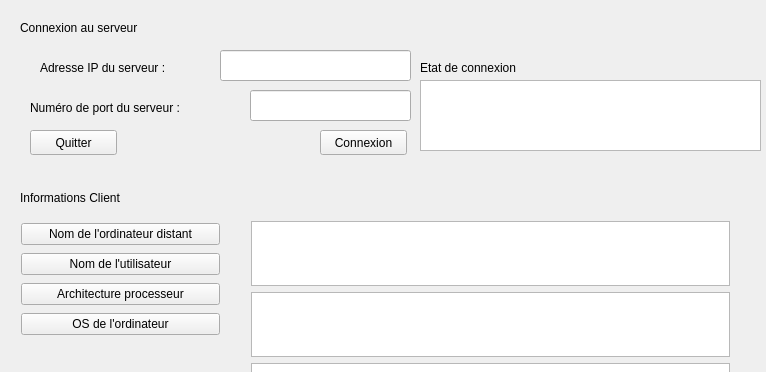
<?xml version="1.0" encoding="UTF-8"?>
<ui version="4.0">
 <class>ClientWidget</class>
 <widget class="QWidget" name="ClientWidget">
  <property name="geometry">
   <rect>
    <x>0</x>
    <y>0</y>
    <width>766</width>
    <height>372</height>
   </rect>
  </property>
  <property name="windowTitle">
   <string>ClientWidget</string>
  </property>
  <widget class="QLabel" name="label">
   <property name="geometry">
    <rect>
     <x>20</x>
     <y>20</y>
     <width>161</width>
     <height>16</height>
    </rect>
   </property>
   <property name="text">
    <string>Connexion au serveur</string>
   </property>
  </widget>
  <widget class="QLabel" name="label_2">
   <property name="geometry">
    <rect>
     <x>40</x>
     <y>60</y>
     <width>191</width>
     <height>16</height>
    </rect>
   </property>
   <property name="text">
    <string>Adresse IP du serveur :</string>
   </property>
  </widget>
  <widget class="QLabel" name="label_3">
   <property name="geometry">
    <rect>
     <x>420</x>
     <y>60</y>
     <width>141</width>
     <height>16</height>
    </rect>
   </property>
   <property name="text">
    <string>Etat de connexion</string>
   </property>
  </widget>
  <widget class="QLabel" name="label_4">
   <property name="geometry">
    <rect>
     <x>30</x>
     <y>100</y>
     <width>211</width>
     <height>16</height>
    </rect>
   </property>
   <property name="text">
    <string>Numéro de port du serveur :</string>
   </property>
  </widget>
  <widget class="QPushButton" name="pushButtonConnexion">
   <property name="geometry">
    <rect>
     <x>320</x>
     <y>130</y>
     <width>87</width>
     <height>25</height>
    </rect>
   </property>
   <property name="text">
    <string>Connexion</string>
   </property>
  </widget>
  <widget class="QTextEdit" name="textEditEtatConnexion">
   <property name="geometry">
    <rect>
     <x>420</x>
     <y>80</y>
     <width>341</width>
     <height>71</height>
    </rect>
   </property>
  </widget>
  <widget class="QPushButton" name="pushButtonQuitter">
   <property name="geometry">
    <rect>
     <x>30</x>
     <y>130</y>
     <width>87</width>
     <height>25</height>
    </rect>
   </property>
   <property name="text">
    <string>Quitter</string>
   </property>
  </widget>
  <widget class="QLabel" name="label_5">
   <property name="geometry">
    <rect>
     <x>20</x>
     <y>190</y>
     <width>161</width>
     <height>16</height>
    </rect>
   </property>
   <property name="text">
    <string>Informations Client</string>
   </property>
  </widget>
  <widget class="QWidget" name="verticalLayoutWidget">
   <property name="geometry">
    <rect>
     <x>10</x>
     <y>210</y>
     <width>221</width>
     <height>141</height>
    </rect>
   </property>
   <layout class="QVBoxLayout" name="verticalLayout">
    <item>
     <widget class="QPushButton" name="pushButtonOrdinateur">
      <property name="text">
       <string>Nom de l'ordinateur distant</string>
      </property>
     </widget>
    </item>
    <item>
     <widget class="QPushButton" name="pushButtonUtilisateur">
      <property name="text">
       <string>Nom de l'utilisateur</string>
      </property>
     </widget>
    </item>
    <item>
     <widget class="QPushButton" name="pushButtonArchitecture">
      <property name="text">
       <string>Architecture processeur</string>
      </property>
     </widget>
    </item>
    <item>
     <widget class="QPushButton" name="pushButtonOS">
      <property name="text">
       <string>OS de l'ordinateur</string>
      </property>
     </widget>
    </item>
   </layout>
  </widget>
  <widget class="QWidget" name="verticalLayoutWidget_2">
   <property name="geometry">
    <rect>
     <x>240</x>
     <y>210</y>
     <width>501</width>
     <height>300</height>
    </rect>
   </property>
   <layout class="QVBoxLayout" name="verticalLayout_2">
    <item>
     <widget class="QTextEdit" name="textEditNomOrdi"/>
    </item>
    <item>
     <widget class="QTextEdit" name="textEditNomUser"/>
    </item>
    <item>
     <widget class="QTextEdit" name="textEditArchitecture"/>
    </item>
    <item>
     <widget class="QTextEdit" name="textEditOS"/>
    </item>
   </layout>
  </widget>
  <widget class="QLineEdit" name="lineEditIPServeur">
   <property name="geometry">
    <rect>
     <x>220</x>
     <y>50</y>
     <width>191</width>
     <height>31</height>
    </rect>
   </property>
  </widget>
  <widget class="QLineEdit" name="lineEditPortServeur">
   <property name="geometry">
    <rect>
     <x>250</x>
     <y>90</y>
     <width>161</width>
     <height>31</height>
    </rect>
   </property>
  </widget>
 </widget>
 <layoutdefault spacing="6" margin="11"/>
 <resources/>
 <connections>
  <connection>
   <sender>pushButtonQuitter</sender>
   <signal>clicked()</signal>
   <receiver>ClientWidget</receiver>
   <slot>close()</slot>
   <hints>
    <hint type="sourcelabel">
     <x>74</x>
     <y>145</y>
    </hint>
    <hint type="destinationlabel">
     <x>204</x>
     <y>175</y>
    </hint>
   </hints>
  </connection>
 </connections>
</ui>
